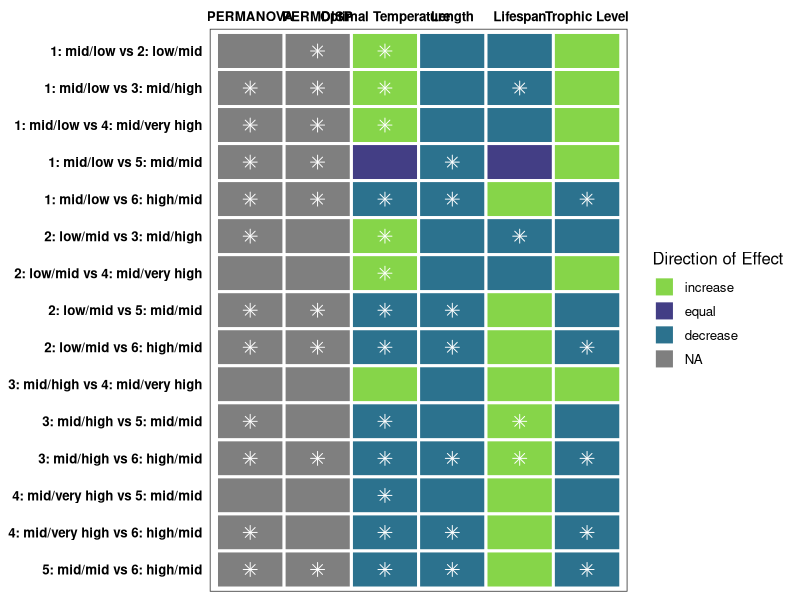
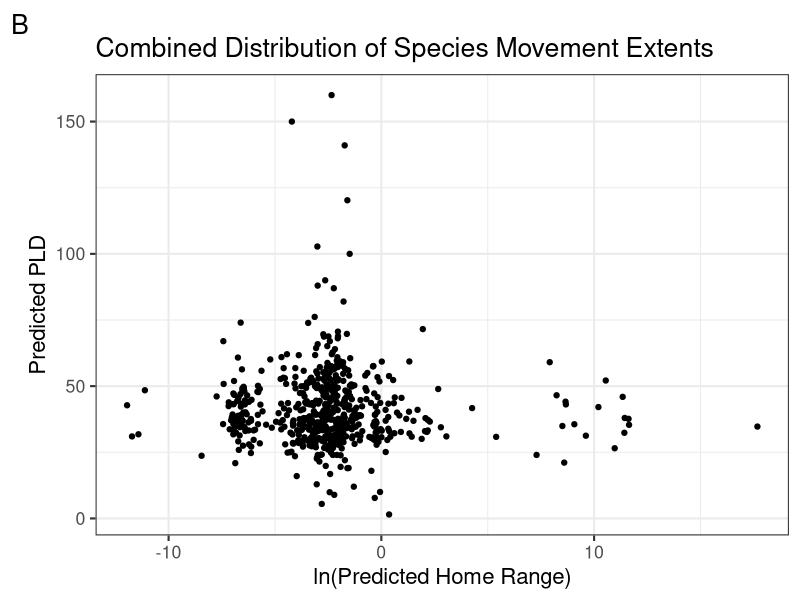
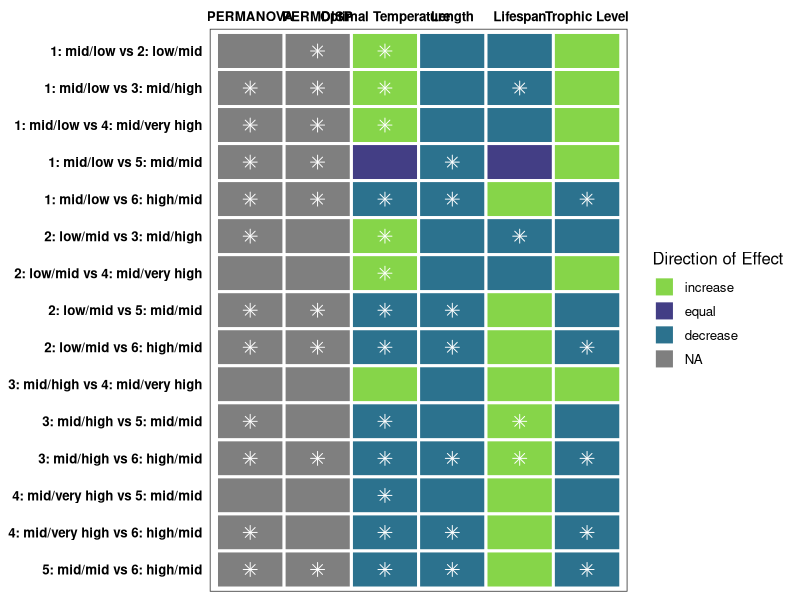

R code for these plots, in order: (Note: this script raises an error after producing the figures.)
## ---- chunk 1
knitr::opts_chunk$set(echo = TRUE, message = FALSE, warning = FALSE)

library(tidyverse)
library(patchwork)
library(cowplot)
library(ggpubr)
library(ggrepel)
## ---- chunk 2
fishbase_data <- read_csv(here::here("01_data", "02_processed_data", "fishbase_data.csv"))

filled_data <- read_csv(here::here("01_data", "02_processed_data", "filled_data.csv"))

filled_data2 <- read_csv(here::here("01_data", "02_processed_data", "filled_data2.csv")) %>%
  mutate_if(is.character, as.factor)
## ---- chunk 3

cohort <- c("1: mid/low vs 2: low/mid", "1: mid/low vs 3: mid/high", "1: mid/low vs 4: mid/very high", "1: mid/low vs 5: mid/mid", "1: mid/low vs 6: high/mid",
            "2: low/mid vs 3: mid/high", "2: low/mid vs 4: mid/very high", "2: low/mid vs 5: mid/mid", "2: low/mid vs 6: high/mid",
            "3: mid/high vs 4: mid/very high", "3: mid/high vs 5: mid/mid", "3: mid/high vs 6: high/mid",
            "4: mid/very high vs 5: mid/mid", "4: mid/very high vs 6: high/mid",
            "5: mid/mid vs 6: high/mid")
PERMDISP <- c(0.0019, 0.0003, 0.0327, 0.0001, 0.0001,
              0.5182, 0.7507, 0.0138, 0.0005,
              0.9792, 0.5276, 0.0029, 
              0.7928, 0.1475, 
              0.0052)
PERMANOVA <- c(1.0000, 0.0015, 0.0495, 0.0015, 0.0015,
               0.0015, 1.0000, 0.0015, 0.0015,
               1.0000, 0.0015, 0.0015,
               0.8175, 0.0090,
               0.0015)
Optimal_Temp <- c(0.005043306637114, 0.000000051454126, 0.000113116310469, 0.789451442990800, 0.010082693281337,
                  0.000025756231358, 0.001765218761412, 0.000112331676538, 0.000038520195310,
                  0.284373283785538, 0.000000002348839, 0.000000002258531, 
                  0.000068856888538, 0.000001695644852, 
                  0.010090438574951)
temp_arrows <- c("increase", "increase", "increase", "equal", "decrease",
                 "increase", "increase","decrease", "decrease",
                 "increase","decrease", "decrease",
                 "decrease", "decrease",
                 "decrease")
Length <- c(0.8592642, 0.9998089, 0.9872521, 0.0007795, 0.0000000,
            0.9070423, 0.9181733, 0.0000000, 0.0000000,
            0.9966266, 0.1494607, 0.0000000,
            0.9897718, 0.0008647,
            0.0000000)
length_arrows <- c("decrease", "decrease", "decrease", "decrease", "decrease",
                   "decrease", "decrease", "decrease", "decrease",
                   "decrease", "decrease", "decrease",
                   "decrease", "decrease",
                   "decrease")
Lifespan <- c(0.57035468549, 0.00007769083, 0.55052882501, 0.74567296422, 0.31579160719,
              0.00010263105, 0.59495732706, 0.73671251684, 0.20707475101,
              0.38779558233, 0.00017543403, 0.00008096802,
              0.58625833556, 0.24515673988,
              0.24664224315)
life_arrows <- c("decrease", "decrease", "decrease", "equal", "increase",
                 "decrease", "decrease", "increase", "increase",
                 "increase", "increase", "increase",
                 "increase", "increase",
                 "increase")
Trophic_Level <- c(0.1035871996367, 0.0891868417293, 0.5697644317228, 0.5148291779984, 0.0000607828670,
                   0.5183877375223, 0.8682996282889, 0.2916548282051, 0.0000002614727,
                   0.8630208058363, 0.2124781071891, 0.0000015574893, 
                   0.7282998974706, 0.0082066924854, 
                   0.0000032514102)
trophic_arrows <- c("increase", "increase", "increase", "increase", "decrease",
                    "decrease", "increase", "decrease", "decrease",
                    "increase", "decrease", "decrease",
                    "decrease", "decrease",
                    "decrease")

# Create data frame
data <- data.frame(cohort, PERMDISP, PERMANOVA, Optimal_Temp, Length, Lifespan, Trophic_Level)

# Pivot to long data format
data_long <- data %>% 
  mutate(across(c("Optimal_Temp", "Length", "Lifespan", "Trophic_Level"), round, 4)) %>% 
  pivot_longer(-cohort) %>% 
  set_names(c("cohort", "variable", "p_value")) %>% 
  mutate(significant = case_when(
    p_value >= 0.05 ~ "no",
    p_value < 0.05 ~ "yes"
  ))

# Add arrow information
data1 <- data.frame(cohort, temp_arrows, length_arrows, life_arrows, trophic_arrows) %>% 
  rename(Optimal_Temp = temp_arrows, Length = length_arrows, Lifespan = life_arrows, Trophic_Level = trophic_arrows) %>% 
  pivot_longer(-cohort) %>% 
  set_names(c("cohort", "variable", "direction")) %>% 
  full_join(data_long, by = c("cohort","variable")) %>% 
  mutate(direction = fct_relevel(direction, c("increase", "equal", "decrease")))

# Reorder and rename levels
data1$variable <- factor(data1$variable, levels = c("PERMANOVA", "PERMDISP", "Optimal_Temp", "Length", "Lifespan", "Trophic_Level"))
data1$variable <- recode_factor(data1$variable, PERMANOVA = "PERMANOVA", PERMDISP = "PERMDISP", Optimal_Temp = "Optimal Temperature", Length = "Length", Lifespan = "Lifespan", Trophic_Level = "Trophic Level")



# Plot 
g <- ggplot(data1, aes(x = variable, y = cohort, fill = direction)) +
  geom_tile(color = "white", lwd = 1) +
  geom_point(data = data1 %>% filter(significant == "yes"), shape = 8, size = 3, color = "white", show.legend = FALSE) +
  theme_bw(base_size = 12) +
  theme(axis.title = element_blank(),
        axis.text = element_text(face = "bold", color = "black"),
        axis.ticks = element_blank(),
        panel.grid.major = element_blank()) +
  labs(fill = "Direction of Effect") +
  scale_x_discrete(position = "top") +
  scale_y_discrete(limits = rev) +
  scale_fill_manual(values = c("#86d549","#433e85", "#2c728e"))

g

ggsave(g, file = paste0("stats_sum.png"), path = here::here("04_figs"), height = 12, width = 12)

#geom_point(data = data_arrows, mapping=aes(x = variable, y = cohort), pch = "x", inherit.aes = F)

## ---- chunk 4
# homerange vs PLD
fishbase_data_gmm <- filled_data2 %>%
  mutate(class2 = as.factor(class2))

hr_hist <- ggplot(fishbase_data_gmm, aes(log(home_range))) +
  geom_histogram() +
  theme_bw(base_size = 16) +
  labs(
    y = "Count",
    x = "ln(Predicted Home Range)",
    tag = "A"
  ) +
  ggtitle("Individual Distributions of Species Movement Extents")

pld_hist <- ggplot(fishbase_data_gmm, aes(pld)) +
  geom_histogram() +
  theme_bw(base_size = 16) +
  labs(
    y = "Count",
    x = "Predicted PLD"
  )

dist_plot <- (hr_hist / pld_hist)

p1 <- ggplot(fishbase_data_gmm, aes(log(home_range), pld)) +
  geom_jitter() +
  theme_bw(base_size = 16) +
  labs(
    y = "Predicted PLD",
    x = "ln(Predicted Home Range)",
    tag = "B"
  ) +
  ggtitle("Combined Distribution of Species Movement Extents")

p1



# example_fish <- filled_data2 %>%
#   select(species, fb_name, class2, class3, magnitude_homerange, month_pld) %>%
#   filter(fb_name %in% c(
#     "Hogfish", "Yellow snapper", "Blackfin tuna", "Humphead wrasse", "Pacific red snapper",
#     "Giant seabass", "Lemon sole", "Chum salmon", "Pacific ocean perch", "Atlantic herring",
#     "Atlantic cod", "Haddock", "Atlantic salmon", "California sheephead", "Black seabream",
#     "Blue marlin", "Yellowfin tuna", "Swordfish"
#     # "Blackhead seabream", "Pink salmon", "Coho salmon", "Ghost shark", "Pollack", "Polar cod", "Sockeye salmon", "Chinook salmon"
#   ))


gmm_new_fig <- ggplot(fishbase_data_gmm, aes(magnitude_homerange, month_pld)) +
  theme_bw(base_size = 16) +
  labs(
    x = "Predicted Home Range Magnitude",
    y = "Predicted PLD Month",
    color = "Cohort (Homerange/PLD)",
    tag = "C"
  ) +
  ylim(-0.1,6) +
  theme(legend.position = "bottom") +
  scale_color_viridis_d() +
  geom_label_repel(
    data = subset(fishbase_data_gmm, fb_name %in% c("Hogfish", "Yellow snapper", "Blackfin tuna")),
    aes(label = fb_name, color = class2),
    vjust = "outward", hjust = "outward",
    min.segment.length = 0.5,
    nudge_y = -1,
    show.legend = FALSE
  ) +
  geom_label_repel(
    data = subset(fishbase_data_gmm, fb_name %in% c("Chocolate hind", "Lingcod", "Nassau grouper")),
    aes(label = fb_name, color = class2),
    hjust = "inward",
    min.segment.length = 0.5,
    box.padding = 0.3,
    nudge_x = -2, nudge_y = -0.8,
    show.legend = FALSE
  ) +
  geom_label_repel(
    data = subset(fishbase_data_gmm, fb_name %in% c("Lemon sole", "North Pacific hake", "Yellowstripe goatfish")),
    aes(label = fb_name, color = class2),
    vjust = "outward", hjust = "outward",
    min.segment.length = 0.5,
    nudge_x = -1, nudge_y = 0.8,
    show.legend = FALSE
  ) +
  geom_label_repel(
    data = subset(fishbase_data_gmm, fb_name %in% c("Atlantic herring", "Atlantic cod", "Summer flounder")),
    aes(label = fb_name, color = class2),
    vjust = "outward", hjust = "outward",
    min.segment.length = 0.5,
    nudge_y = 0,
    show.legend = FALSE
  ) +
  geom_label_repel(
    data = subset(fishbase_data_gmm, fb_name %in% c("Great barracuda", "Giant trevally", "Black seabream")),
    aes(label = fb_name, color = class2),
    vjust = "outward", hjust = "outward",
    min.segment.length = 0.5,
    nudge_y = 1, nudge_x = 0.3,
    show.legend = FALSE
  ) +
  geom_label_repel(
    data = subset(fishbase_data_gmm, fb_name %in% c("Common snook", "Yellowfin tuna", "Swordfish")),
    aes(label = fb_name, color = clas2),
    color = "goldenrod1",
    vjust = "outward", hjust = "outward",
    min.segment.length = 30,
    nudge_y = -0.5,
    show.legend = FALSE
  ) +
  geom_jitter(aes(color = class2)) +
  ggtitle("Distribution of Scaled Species Movement Extents")

gmm_new_fig
#ggsave(gmm_new_fig, file = paste0("gmm_fig.png"), path = here::here("04_figs"), height = 8, width = 15)

# panel
gmm_panel <- ((dist_plot) | p1) / gmm_new_fig &
  theme(plot.tag = element_text(face = "bold"))

gmm_panel
#ggsave(gmm_panel, file = paste0("gmm_panel.pdf"), path = here::here("04_figs", "final_figs"), height = 10, width = 15)

## ---- chunk 5
missing <- miss_var_summary(fishbase_data)
missing2 <- miss_var_summary(filled_data)
missing3 <- miss_var_summary(filled_data2)

missing_fishbase_data <- fishbase_data %>% 
  dplyr::select(
    oxygen_cons, temp_range, dev_place, temp_min, temp_max,
    longevity_wild, temp_preferred, iucn_category, food_i,
  ) %>%
  rename(
    "Oxygen Consumption Rate" = oxygen_cons,
    "Temperature Range" = temp_range,
    "Place of Development" = dev_place,
    "Maximum Recorded Lifespan" = longevity_wild,
    "Optimal Temperature" = temp_preferred,
    "IUCN Category" = iucn_category,
    "Diet Items" = food_i,
    "Minimum Temperature" = temp_min,
    "Maximum Temperature" = temp_max,
  )

m1 <- gg_miss_var(missing_fishbase_data) +
  theme_bw(base_size = 16) +
  labs(y = "Missing Data Before Fills", x = "") +
  theme(axis.title.x = element_text(vjust = -1))
m1

missing_filled_data <- filled_data %>% 
  dplyr::select(
    oxygen_cons, temp_range, temp_min, temp_max,
    longevity_wild, temp_preferred, iucn_category, food_i,
  ) %>%
  rename(
    "Oxygen Consumption Rate" = oxygen_cons,
    "Temperature Range" = temp_range,
    "Maximum Recorded Lifespan" = longevity_wild,
    "Optimal Temperature" = temp_preferred,
    "IUCN Category" = iucn_category,
    "Diet Items" = food_i,
    "Minimum Temperature" = temp_min,
    "Maximum Temperature" = temp_max,
  )

m2 <- gg_miss_var(missing_filled_data) + # figure showing the missing data
  theme_bw(base_size = 16) +
  labs(y = "Missing Data After Genus-Level Fill", x = "Variable") +
  theme(axis.title.x = element_text(vjust = -1))
m2

missing_data <- filled_data2 %>%
  dplyr::select(
    oxygen_cons, temp_range, dev_place,
    longevity_wild, temp_preferred, iucn_category
  ) %>%
  rename(
    "Oxygen Consumption Rate" = oxygen_cons,
    "Temperature Range" = temp_range,
    "Place of Development" = dev_place,
    "Maximum Recorded Lifespan" = longevity_wild,
    "Optimal Temperature" = temp_preferred,
    "IUCN Category" = iucn_category
  )

m3 <- gg_miss_var(missing_data) +
  theme_bw(base_size = 16) +
  labs(y = "Missing Data After Family-Level Fill", x = "") +
  theme(axis.title.x = element_text(vjust = -1))
m3

missing_fig <- (m1 / m2 / m3) +
  plot_annotation(tag_levels = "A") &
  theme_bw(base_size = 16)
missing_fig

#ggsave(missing_fig, file = paste0("missing_data.pdf"), path = here::here("04_figs", "final_figs"), height = 12, width = 8)

## ---- chunk 6
# continuous

plot_data <- filled_data2 %>%
  mutate(
    class2 = as.factor(class2),
    class3 = as.factor(class3),
    order = as.factor(order)
  )

response <- "class2"
expl_cont <- c(
  "temp_preferred", "fecundity_mean",
  "longevity_wild", "sp_richness", "length", "kfin",
  "r_fin", "diet_troph3", "oxygen_cons", "temp_range"
)

box_data <- function(x, y) {
  ggplot(plot_data, aes(x = .data[[y]], y = .data[[x]])) +
    geom_boxplot(aes(color = .data[[y]])) +
    theme_bw() +
    coord_flip() +
    labs(
      x = "Movement Class",
      color = "Class (Homerange/PLD)"
    ) +
    scale_color_viridis_d()
}

# plots_cont <- map(expl_cont, ~ box_data(.x, "class2"))
# plots_cont
## ---- chunk 7

# significant panel
temp_plot <- box_data(x = "temp_preferred", y = "class2") +
  labs(y = "Optimal Temperature (ºC)", x = "") +
  scale_x_discrete(position = "top") +
  theme(axis.text.y = element_blank())
length_plot <- box_data(x = "length", y = "class2") +
  labs(y = "Length (cm)", x = "") +
  scale_x_discrete(position = "top")
long_plot <- box_data(x = "longevity_wild", y = "class2") +
  labs(y = "Maximum Lifespan (yr)", x = "") +
  scale_x_discrete(position = "top")
diet_plot <- box_data(x = "diet_troph3", y = "class2") + 
  labs(y = "Trophic Level", x = "") +
  scale_x_discrete(position = "top") +
  theme(axis.text.y = element_blank())


kfin_plot <- box_data(x = "kfin", y = "class2") + 
  labs(y = "Carrying Capacity", x = "Movement Class") +
  scale_x_discrete(position = "top") +
  theme(axis.title.x = element_text(vjust = 0))
r_fin_plot <- box_data(x = "r_fin", y = "class2") + stat_kruskal_test(label.y = 1, label.x = 6, position = "jitter") +
  labs(y = "Growth Rate", x = "Movement Class")
oxygen_plot <- box_data(x = "oxygen_cons", y = "class2") + stat_kruskal_test(label.y = 2000, label.x = 6, position = "jitter") +
  labs(y = "Oxygen Consumption", x = "Movement Class")
temp_range_plot <- box_data(x = "temp_range", y = "class2") + stat_kruskal_test(label.y = 20, label.x = 3.5, position = "jitter") +
  labs(y = "Temperature Range", x = "Movement Class") + theme(axis.title.y = element_blank(), axis.text.y = element_blank())
fecund_plot <- box_data(x = "fecundity_mean", y = "class2") + stat_kruskal_test(label.y = 1000000, label.x = 5.5, position = "jitter") +
  labs(y = "Mean Fecundity", x = "Movement Class")
sp_rich_plot <- box_data(x = "sp_richness", y = "class2") + stat_kruskal_test(label.y = 1100, position = "jitter") +
  labs(y = "Species Richness", x = "Movement Class") + theme(axis.title.y = element_blank(), axis.text.y = element_blank())


numeric_panel <- ((temp_plot | length_plot) /
  (long_plot | diet_plot) /
  (r_fin_plot | kfin_plot) /
  (fecund_plot | sp_rich_plot) /
  (oxygen_plot | temp_range_plot)) +
  plot_layout(guides = "collect") + plot_annotation(tag_levels = "A")

numeric_panel
# ggsave(numeric_panel, file = paste0("numeric_panel.png"), path = here::here("04_figs", "individual_plots", "numeric"), height = 21, width = 14)

ind_panel <- ((temp_plot | length_plot) / (diet_plot | long_plot)) +
  plot_layout(guides = "collect") +
  plot_annotation(tag_levels = "A") &
  theme(text = element_text(size = 14), legend.position = "none")

individual_panel <- wrap_elements(ind_panel) +
  labs(tag = "Movement Cohort") +
  theme(
    plot.tag = element_text(size = 14, angle = 270),
    plot.tag.position = "right"
  )

individual_panel

#ggsave(individual_panel, file = paste0("4_trait_panel.pdf"), path = here::here("04_figs", "final_figs"), height = 8, width = 13)

## ---- chunk 8
ggsave(temp_plot, file = paste0("temp_plot.png"), path = here::here("04_figs", "individual_plots", "numeric"), height = 10, width = 10)
ggsave(fecund_plot, file = paste0("fecund_plot.png"), path = here::here("04_figs", "individual_plots", "numeric"), height = 10, width = 10)
ggsave(long_plot, file = paste0("long_plot.png"), path = here::here("04_figs", "individual_plots", "numeric"), height = 10, width = 10)
ggsave(sp_rich_plot, file = paste0("sp_rich_plot.png"), path = here::here("04_figs", "individual_plots", "numeric"), height = 10, width = 10)
ggsave(length_plot, file = paste0("length_plot.png"), path = here::here("04_figs", "individual_plots", "numeric"), height = 10, width = 10)
ggsave(kfin_plot, file = paste0("kfin_plot.png"), path = here::here("04_figs", "individual_plots", "numeric"), height = 10, width = 10)
ggsave(r_fin_plot, file = paste0("r_fin_plot.png"), path = here::here("04_figs", "individual_plots", "numeric"), height = 10, width = 10)
ggsave(diet_plot, file = paste0("diet_plot.png"), path = here::here("04_figs", "individual_plots", "numeric"), height = 10, width = 10)
ggsave(oxygen_plot, file = paste0("oxygen_plot.png"), path = here::here("04_figs", "individual_plots", "numeric"), height = 10, width = 10)
ggsave(temp_range_plot, file = paste0("temp_range_plot.png"), path = here::here("04_figs", "individual_plots", "numeric"), height = 10, width = 10)
## ---- chunk 9
# categorical

expl_cat <- c(
  "climate", "body_shape_i", "dev_place", "movement_keyword",
  "demers_pelag", "iucn_category",
  "circadian", "food_mode", "ocean", "basin"
)

scatter_data <- function(x, y) {
  ggplot(plot_data, aes(x = .data[[x]], y = .data[[y]])) +
    geom_jitter(aes(color = .data[[y]])) +
    theme_bw() +
    labs(
      y = "Movement Class",
      color = "Class (homerange/PLD)"
    ) +
    scale_color_viridis_d() +
    theme(axis.text.x = element_text(angle = 40, hjust = 1))
}

# plots_cat <- map(expl_cat, ~ scatter_data(.x, "class2"))
# plots_cat
## ---- chunk 10
body_plot <- scatter_data(x = "body_shape_i", y = "class2")
dev_plot <- scatter_data(x = "dev_place", y = "class2")
movement_plot <- scatter_data(x = "movement_keyword", y = "class2")
demers_plot <- scatter_data(x = "demers_pelag", y = "class2")
iucn_plot <- scatter_data(x = "iucn_category", y = "class2")
food_plot <- scatter_data(x = "food_mode", y = "class2")


ggsave(climate_plot, file = paste0("climate_plot.png"), path = here::here("04_figs", "individual_plots", "categorical"), height = 10, width = 10)
ggsave(body_plot, file = paste0("body_plot.png"), path = here::here("04_figs", "individual_plots", "categorical"), height = 10, width = 10)
ggsave(dev_plot, file = paste0("dev_plot.png"), path = here::here("04_figs", "individual_plots", "categorical"), height = 10, width = 10)
ggsave(movement_plot, file = paste0("movement_plot.png"), path = here::here("04_figs", "individual_plots", "categorical"), height = 10, width = 10)
ggsave(demers_plot, file = paste0("demers_plot.png"), path = here::here("04_figs", "individual_plots", "categorical"), height = 10, width = 10)
ggsave(iucn_plot, file = paste0("iucn_plot.png"), path = here::here("04_figs", "individual_plots", "categorical"), height = 10, width = 10)
ggsave(food_plot, file = paste0("food_plot.png"), path = here::here("04_figs", "individual_plots", "categorical"), height = 10, width = 10)
## ---- chunk 11

# PLD vs Home Range
p1_wsn <- ggplot(fishbase_data_gmm, aes(log(home_range), pld)) +
  geom_jitter(color = "#003366") +
  theme_bw(base_size = 25) +
  labs(
    y = "PLD (days)",
    x = "Natural Log of Predicted Home Range",
    #tag = "B"
  ) +
  ggtitle("Combined Adult and Larval Movement")

p1_wsn

#ggsave(p1_wsn, file = paste0("PLD_HR.pdf"), path = here::here("04_figs", "WSN"), height = 7, width = 11)

gmm_wsn <- ggplot(fishbase_data_gmm, aes(magnitude_homerange, month_pld)) +
  theme_bw(base_size = 16) +
  labs(
    x = "Home Range Magnitude",
    y = "PLD (months)",
    color = "Class (Homerange/PLD)",
    #tag = "C"
  ) +
  ylim(-0.1,6) +
  theme(legend.position = "bottom", 
        legend.background = element_rect(color = "gray")) +
  scale_color_viridis_d() +
  geom_label_repel(
    data = subset(fishbase_data_gmm, fb_name %in% c("Yellow snapper", "Blackfin tuna")),
    aes(label = fb_name, color = class2),
    vjust = "outward", hjust = "outward",
    min.segment.length = 50,
    nudge_y = -1,
    show.legend = FALSE
  ) +
  geom_label_repel(
    data = subset(fishbase_data_gmm, fb_name %in% c("Lingcod", "Nassau grouper")),
    aes(label = fb_name, color = class2),
    hjust = "inward",
    min.segment.length = 50,
    box.padding = 0,
    nudge_x = -3, nudge_y = -0.8,
    show.legend = FALSE
  ) +
  geom_label_repel(
    data = subset(fishbase_data_gmm, fb_name %in% c("Lemon sole", "North Pacific hake")),
    aes(label = fb_name, color = class2),
    vjust = "outward", hjust = "outward",
    min.segment.length = 50,
    nudge_x = -1, nudge_y = 0.8,
    show.legend = FALSE
  ) +
  geom_label_repel(
    data = subset(fishbase_data_gmm, fb_name %in% c("Atlantic herring", "Atlantic cod")),
    aes(label = fb_name, color = class2),
    vjust = "outward", hjust = "outward",
    min.segment.length = 50,
    nudge_y = 0,
    show.legend = FALSE
  ) +
  geom_label_repel(
    data = subset(fishbase_data_gmm, fb_name %in% c("Great barracuda", "Black seabream")),
    aes(label = fb_name, color = class2),
    vjust = "outward", hjust = "outward",
    min.segment.length = 50,
    nudge_y = 1, nudge_x = 0.7,
    show.legend = FALSE
  ) +
  geom_label_repel(
    data = subset(fishbase_data_gmm, fb_name %in% c("Yellowfin tuna", "Swordfish")),
    aes(label = fb_name, color = clas2),
    color = "goldenrod1",
    vjust = "outward", hjust = "outward",
    min.segment.length = 50,
    nudge_y = -0.5,
    show.legend = FALSE
  ) +
  geom_jitter(aes(color = class2)) +
  ggtitle("Adult and Larval Movement by Class")

gmm_wsn

#ggsave(gmm_wsn, file = paste0("gmm_wsn.pdf"), path = here::here("04_figs", "WSN"), height = 5, width = 12)



# Individual panel
ind_panel_wsn <- ((temp_plot | length_plot) / (diet_plot | long_plot)) +
  plot_layout(guides = "collect") +
  plot_annotation(tag_levels = "A") &
  theme(text = element_text(size = 25), legend.position = "none")

individual_panel_wsn <- wrap_elements(ind_panel_wsn) +
  labs(tag = "Movement Cohort") +
  theme(
    plot.tag = element_text(size = 25, angle = 270),
    plot.tag.position = "right"
  )

individual_panel_wsn

ggsave(individual_panel_wsn, file = paste0("panel_wsn.pdf"), path = here::here("04_figs", "WSN"), height = 12, width = 16)
